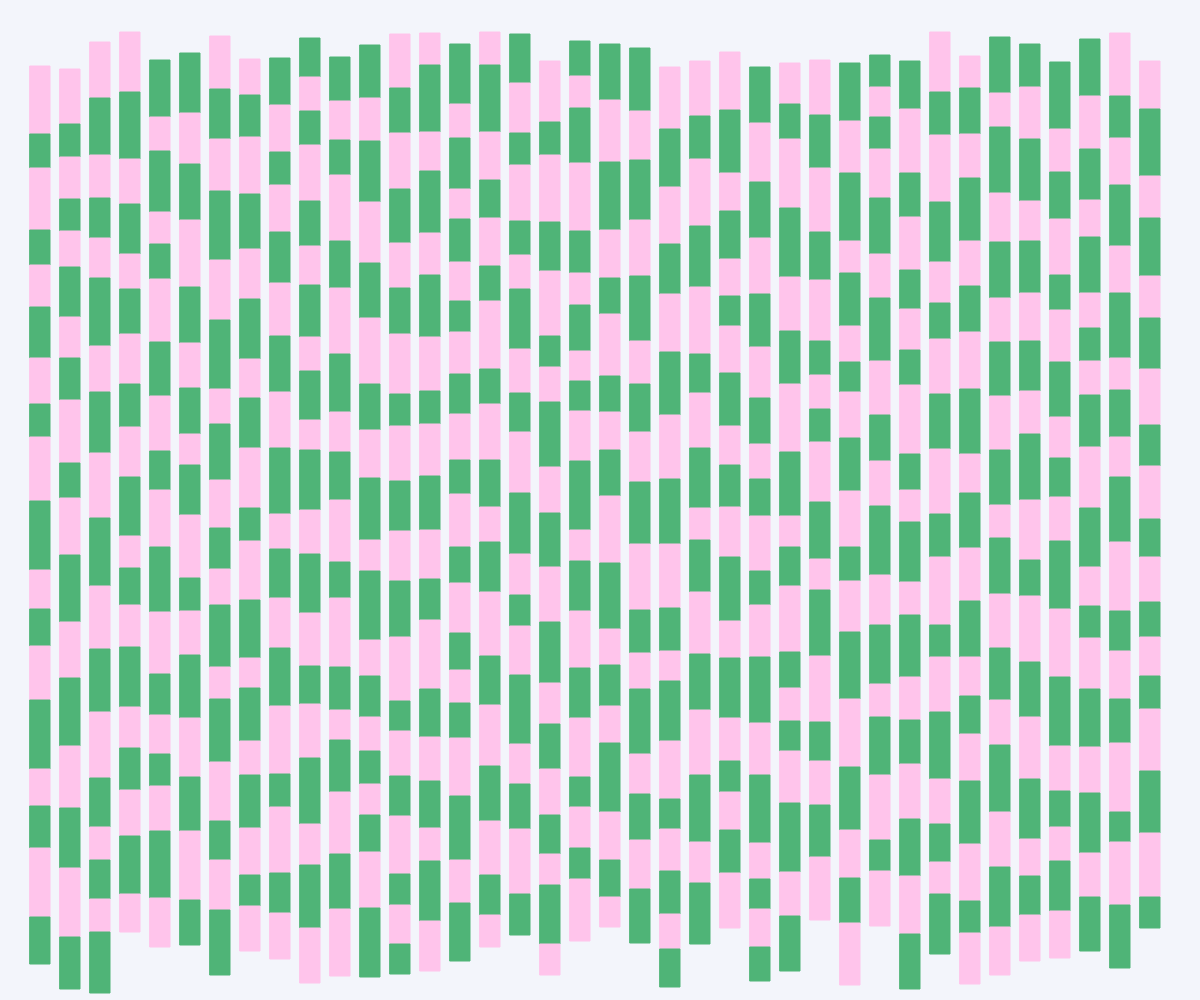
Frame 1 (no input)
Frame 2 (the mouse pressed at the canvas centre, redrawn once): identical to frame 1, image omitted

The p5.js sketch that drew this single still picture (run headless with seeded random() and noise() and a simulated clock; the mouse was pressed at the canvas centre and the sketch redrawn once):

// p5.js sketch
// ── sketch.js
var rectangles = [];
var shimmering_rects = [];

var color_a = '#4FB477';
var color_b = '#FFC4EB';
var color_shimmer = '#6890E7';
var color_shimmer_transition = '#b1c6f3';
var color_background = '#f3f5fb';


function setup() {
	createCanvas(windowWidth, windowHeight);
	background('#f3f5fb');
	draw_grid();
	window.setInterval(function() {
		shimmer(get_rand_int(0, rectangles.length));},
		get_rand_int(2000, 4000)
	);

	window.setInterval(remove_shimmer, get_rand_int(2000, 4000));

	noLoop();
}

function draw() {
}

function shimmer(random_index) {
	// go out for 300 to 900, come back for 500 to 700 (slightly lighter?), go away for 200 to 500, come back on

	if (shimmering_rects.indexOf(random_index) === -1) {

		shimmering_rects.push(random_index);

		fill(color_shimmer_transition);
		stroke(color_shimmer_transition);
		rect(rectangles[random_index].next_x, rectangles[random_index].next_y, rectangles[random_index].w, rectangles[random_index].h);

		window.setTimeout(function() {
			fill(color_shimmer);
			stroke(color_shimmer);
			rect(rectangles[random_index].next_x, rectangles[random_index].next_y, rectangles[random_index].w, rectangles[random_index].h);
		}, 50);

		window.setTimeout(function() {
			fill(color_shimmer_transition);
			stroke(color_shimmer_transition);
			rect(rectangles[random_index].next_x, rectangles[random_index].next_y, rectangles[random_index].w, rectangles[random_index].h);
		}, 260);

		window.setTimeout(function() {
			fill(color_shimmer);
			stroke(color_shimmer);
			rect(rectangles[random_index].next_x, rectangles[random_index].next_y, rectangles[random_index].w, rectangles[random_index].h);
		}, 360);

		window.setTimeout(function() {
			fill(color_shimmer_transition);
			stroke(color_shimmer_transition);
			rect(rectangles[random_index].next_x, rectangles[random_index].next_y, rectangles[random_index].w, rectangles[random_index].h);
		}, 400);

		window.setTimeout(function() {
			fill(color_shimmer);
			stroke(color_shimmer);
			rect(rectangles[random_index].next_x, rectangles[random_index].next_y, rectangles[random_index].w, rectangles[random_index].h);
		}, 500);

	}
}

function remove_shimmer() {
	// Once we get to 25% shimmering, let's remove some

	if (shimmering_rects.length > .25 * rectangles.length) {
		console.log('removing shimmer');
		var random_shimmering_rect_index = get_rand_int(0, rectangles.length);

		fill(rectangles[random_shimmering_rect_index].fill_color);
		stroke(rectangles[random_shimmering_rect_index].fill_color);

		rect(rectangles[random_shimmering_rect_index].next_x, rectangles[random_shimmering_rect_index].next_y,
			rectangles[random_shimmering_rect_index].w, rectangles[random_shimmering_rect_index].h);

		delete shimmering_rects[random_shimmering_rect_index];
	}
}

function draw_grid() {
	// Draw our sliced bars and calculate the padding on the right and left

	var padding = 30;
	var next_x = padding;
	var next_y = get_rand_int(30, 70);
	var next_height = get_rand_int(30, 70);

	var current_color = color_a;
	
	// Build our list of rectangles and store them
	while (next_x + padding < windowWidth) {
		while (next_y + next_height < windowHeight - get_rand_int(0, 30)) {

			if (current_color === color_a) {
				current_color = color_b;
			} else {
				current_color = color_a;
			}

			rectangles.push({'next_x': next_x, 'next_y': next_y, 'w': 20, 'h': next_height, 'fill_color': current_color});
			next_y += next_height;
			next_height = get_rand_int(30, 70);
		}

		next_x += padding;
		next_y = get_rand_int(30, 70);
	}


	// Draw all of our rectangles
	for (var i=0, len=rectangles.length; i < len; i++) {
		fill(rectangles[i].fill_color);
		stroke(rectangles[i].fill_color)
		rect(rectangles[i].next_x, rectangles[i].next_y, rectangles[i].w, rectangles[i].h);
	}

}


function get_rand_int(min, max) {
	// A helper function that returns an integer between
	// min and max

	return Math.floor(Math.random() * (max - min) + min);
}
